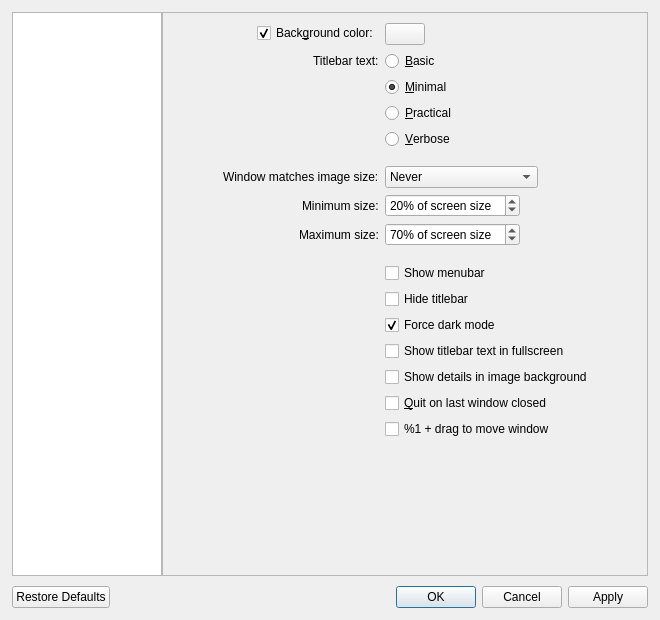
<?xml version="1.0" encoding="UTF-8"?>
<ui version="4.0">
 <class>QVOptionsDialog</class>
 <widget class="QDialog" name="QVOptionsDialog">
  <property name="windowModality">
   <enum>Qt::NonModal</enum>
  </property>
  <property name="geometry">
   <rect>
    <x>0</x>
    <y>0</y>
    <width>660</width>
    <height>620</height>
   </rect>
  </property>
  <property name="minimumSize">
   <size>
    <width>600</width>
    <height>400</height>
   </size>
  </property>
  <property name="windowTitle">
   <string>Settings</string>
  </property>
  <layout class="QVBoxLayout" name="verticalLayout">
   <property name="spacing">
    <number>10</number>
   </property>
   <property name="leftMargin">
    <number>12</number>
   </property>
   <property name="topMargin">
    <number>12</number>
   </property>
   <property name="rightMargin">
    <number>12</number>
   </property>
   <property name="bottomMargin">
    <number>12</number>
   </property>
   <item>
    <layout class="QHBoxLayout" name="horizontalLayout">
     <property name="spacing">
      <number>0</number>
     </property>
     <item>
      <widget class="QListWidget" name="categoryList">
       <property name="maximumSize">
        <size>
         <width>150</width>
         <height>16777215</height>
        </size>
       </property>
       <property name="horizontalScrollBarPolicy">
        <enum>Qt::ScrollBarAlwaysOff</enum>
       </property>
      </widget>
     </item>
     <item>
      <widget class="QStackedWidget" name="stackedWidget">
       <property name="currentIndex">
        <number>0</number>
       </property>
       <widget class="QScrollArea" name="windowScrollArea">
        <property name="widgetResizable">
         <bool>true</bool>
        </property>
        <widget class="QWidget" name="window">
         <property name="geometry">
          <rect>
           <x>0</x>
           <y>0</y>
           <width>482</width>
           <height>360</height>
          </rect>
         </property>
         <property name="sizePolicy">
          <sizepolicy hsizetype="Preferred" vsizetype="Fixed">
           <horstretch>0</horstretch>
           <verstretch>0</verstretch>
          </sizepolicy>
         </property>
         <layout class="QFormLayout" name="windowLayout">
          <property name="fieldGrowthPolicy">
           <enum>QFormLayout::FieldsStayAtSizeHint</enum>
          </property>
          <property name="labelAlignment">
           <set>Qt::AlignRight|Qt::AlignTrailing|Qt::AlignVCenter</set>
          </property>
          <property name="formAlignment">
           <set>Qt::AlignHCenter|Qt::AlignTop</set>
          </property>
          <property name="leftMargin">
           <number>10</number>
          </property>
          <property name="topMargin">
           <number>10</number>
          </property>
          <property name="rightMargin">
           <number>10</number>
          </property>
          <property name="bottomMargin">
           <number>10</number>
          </property>
          <item row="0" column="0">
           <widget class="QCheckBox" name="bgColorCheckbox">
            <property name="text">
             <string>Back&amp;ground color:</string>
            </property>
            <property name="checked">
             <bool>true</bool>
            </property>
           </widget>
          </item>
          <item row="0" column="1">
           <widget class="QPushButton" name="bgColorButton">
            <property name="focusPolicy">
             <enum>Qt::NoFocus</enum>
            </property>
           </widget>
          </item>
          <item row="1" column="0">
           <widget class="QLabel" name="label">
            <property name="toolTip">
             <string>Changes the amount of information displayed in the titlebar</string>
            </property>
            <property name="text">
             <string>Titlebar text:</string>
            </property>
           </widget>
          </item>
          <item row="1" column="1">
           <widget class="QRadioButton" name="titlebarRadioButton0">
            <property name="text">
             <string>&amp;Basic</string>
            </property>
           </widget>
          </item>
          <item row="2" column="1">
           <widget class="QRadioButton" name="titlebarRadioButton1">
            <property name="text">
             <string>&amp;Minimal</string>
            </property>
            <property name="checked">
             <bool>true</bool>
            </property>
           </widget>
          </item>
          <item row="3" column="1">
           <widget class="QRadioButton" name="titlebarRadioButton2">
            <property name="text">
             <string>&amp;Practical</string>
            </property>
           </widget>
          </item>
          <item row="4" column="1">
           <widget class="QRadioButton" name="titlebarRadioButton3">
            <property name="text">
             <string>&amp;Verbose</string>
            </property>
           </widget>
          </item>
          <item row="5" column="1">
           <spacer name="horizontalSpacer_4">
            <property name="orientation">
             <enum>Qt::Horizontal</enum>
            </property>
            <property name="sizeHint" stdset="0">
             <size>
              <width>40</width>
              <height>5</height>
             </size>
            </property>
           </spacer>
          </item>
          <item row="6" column="0">
           <widget class="QLabel" name="label_6">
            <property name="toolTip">
             <string>Control when the window should resize to fit the image's actual size</string>
            </property>
            <property name="text">
             <string>Window matches image size:</string>
            </property>
           </widget>
          </item>
          <item row="6" column="1">
           <widget class="QComboBox" name="windowResizeComboBox">
            <property name="toolTip">
             <string>Control when the window should resize to fit the image's actual size</string>
            </property>
            <property name="currentIndex">
             <number>0</number>
            </property>
            <item>
             <property name="text">
              <string>Never</string>
             </property>
            </item>
            <item>
             <property name="text">
              <string>When launching</string>
             </property>
            </item>
            <item>
             <property name="text">
              <string>When opening images</string>
             </property>
            </item>
           </widget>
          </item>
          <item row="7" column="0">
           <widget class="QLabel" name="minWindowResizeLabel">
            <property name="text">
             <string>Minimum size:</string>
            </property>
           </widget>
          </item>
          <item row="7" column="1">
           <widget class="QSpinBox" name="minWindowResizeSpinBox">
            <property name="toolTip">
             <string>Control the minimum size that the window should reach when matching the image's actual size</string>
            </property>
            <property name="suffix">
             <string>% of screen size</string>
            </property>
            <property name="minimum">
             <number>0</number>
            </property>
            <property name="maximum">
             <number>100</number>
            </property>
            <property name="singleStep">
             <number>5</number>
            </property>
            <property name="value">
             <number>20</number>
            </property>
           </widget>
          </item>
          <item row="8" column="0">
           <widget class="QLabel" name="maxWindowResizeLabel">
            <property name="toolTip">
             <string>Control the maximum size that the window should reach when matching the image's actual size</string>
            </property>
            <property name="text">
             <string>Maximum size:</string>
            </property>
           </widget>
          </item>
          <item row="8" column="1">
           <widget class="QSpinBox" name="maxWindowResizeSpinBox">
            <property name="toolTip">
             <string>Control the maximum size that the window should reach when matching the image's actual size</string>
            </property>
            <property name="suffix">
             <string>% of screen size</string>
            </property>
            <property name="minimum">
             <number>0</number>
            </property>
            <property name="maximum">
             <number>100</number>
            </property>
            <property name="singleStep">
             <number>5</number>
            </property>
            <property name="value">
             <number>70</number>
            </property>
           </widget>
          </item>
          <item row="9" column="1">
           <spacer name="horizontalSpacer_3">
            <property name="orientation">
             <enum>Qt::Horizontal</enum>
            </property>
            <property name="sizeHint" stdset="0">
             <size>
              <width>40</width>
              <height>5</height>
             </size>
            </property>
           </spacer>
          </item>
          <item row="10" column="1">
           <widget class="QCheckBox" name="menubarCheckbox">
            <property name="text">
             <string>Show menubar</string>
            </property>
           </widget>
          </item>
          <item row="11" column="1">
           <widget class="QCheckBox" name="hideTitlebarCheckbox">
            <property name="toolTip">
             <string extracomment="Hide the titlebar and only show the window controls"/>
            </property>
            <property name="text">
             <string>Hide titlebar</string>
            </property>
           </widget>
          </item>
          <item row="12" column="1">
           <widget class="QCheckBox" name="forceDarkModeCheckbox">
            <property name="toolTip">
             <string>Choose whether or not the titlebar should always be dark regardless of your chosen macOS appearance</string>
            </property>
            <property name="text">
             <string>Force dark mode</string>
            </property>
            <property name="checked">
             <bool>true</bool>
            </property>
           </widget>
          </item>
          <item row="13" column="1">
           <widget class="QCheckBox" name="detailsInFullscreen">
            <property name="toolTip">
             <string>Choose whether or not to display the titlebar text while in fullscreen</string>
            </property>
            <property name="text">
             <string>Show titlebar text in fullscreen</string>
            </property>
           </widget>
          </item>
          <item row="14" column="1">
           <widget class="QCheckBox" name="backgroundDetailsCheckbox">
            <property name="toolTip">
             <string>Show file details in the unused background around the image</string>
            </property>
            <property name="text">
             <string>Show details in image background</string>
            </property>
           </widget>
          </item>
          <item row="15" column="1">
           <widget class="QCheckBox" name="quitOnLastWindowCheckbox">
            <property name="text">
             <string>&amp;Quit on last window closed</string>
            </property>
           </widget>
          </item>
          <item row="16" column="1">
           <widget class="QCheckBox" name="ctrlDragCheckbox">
            <property name="toolTip">
             <string>Enable %1 + drag to move the window</string>
            </property>
            <property name="text">
             <string>%1 + drag to move window</string>
            </property>
            <property name="checked">
             <bool>false</bool>
            </property>
           </widget>
          </item>
         </layout>
        </widget>
       </widget>
       <widget class="QScrollArea" name="imageScrollArea">
        <property name="widgetResizable">
         <bool>true</bool>
        </property>
        <widget class="QWidget" name="image">
         <property name="geometry">
          <rect>
           <x>0</x>
           <y>0</y>
           <width>482</width>
           <height>297</height>
          </rect>
         </property>
         <property name="sizePolicy">
          <sizepolicy hsizetype="Preferred" vsizetype="Fixed">
           <horstretch>0</horstretch>
           <verstretch>0</verstretch>
          </sizepolicy>
         </property>
         <layout class="QFormLayout" name="imageLayout">
          <property name="fieldGrowthPolicy">
           <enum>QFormLayout::FieldsStayAtSizeHint</enum>
          </property>
          <property name="labelAlignment">
           <set>Qt::AlignRight|Qt::AlignTrailing|Qt::AlignVCenter</set>
          </property>
          <property name="formAlignment">
           <set>Qt::AlignHCenter|Qt::AlignTop</set>
          </property>
          <property name="leftMargin">
           <number>10</number>
          </property>
          <property name="topMargin">
           <number>10</number>
          </property>
          <property name="rightMargin">
           <number>10</number>
          </property>
          <property name="bottomMargin">
           <number>10</number>
          </property>
          <item row="0" column="0">
           <widget class="QLabel" name="label_2">
            <property name="text">
             <string>Scaling:</string>
            </property>
           </widget>
          </item>
          <item row="0" column="1">
           <widget class="QCheckBox" name="filteringCheckbox">
            <property name="toolTip">
             <string>Turn this off to see individual pixels</string>
            </property>
            <property name="text">
             <string>&amp;Bilinear filtering</string>
            </property>
            <property name="checked">
             <bool>true</bool>
            </property>
           </widget>
          </item>
          <item row="1" column="1">
           <widget class="QCheckBox" name="scalingCheckbox">
            <property name="toolTip">
             <string>Images appear aliased (having jagged edges) without this, but it is faster</string>
            </property>
            <property name="text">
             <string>&amp;Image scaling</string>
            </property>
            <property name="checked">
             <bool>true</bool>
            </property>
           </widget>
          </item>
          <item row="2" column="1">
           <widget class="QCheckBox" name="scalingTwoCheckbox">
            <property name="toolTip">
             <string>Choose whether or not the image continues to be scaled when zooming above the window size (can be laggier with large images)</string>
            </property>
            <property name="text">
             <string>&amp;Scaling above window size</string>
            </property>
            <property name="checked">
             <bool>true</bool>
            </property>
           </widget>
          </item>
          <item row="3" column="1">
           <spacer name="horizontalSpacer_2">
            <property name="orientation">
             <enum>Qt::Horizontal</enum>
            </property>
            <property name="sizeHint" stdset="0">
             <size>
              <width>40</width>
              <height>5</height>
             </size>
            </property>
           </spacer>
          </item>
          <item row="4" column="0">
           <widget class="QLabel" name="label_3">
            <property name="toolTip">
             <string>The amount to zoom every scroll wheel click</string>
            </property>
            <property name="text">
             <string>Zoom amount:</string>
            </property>
           </widget>
          </item>
          <item row="4" column="1">
           <widget class="QSpinBox" name="scaleFactorSpinBox">
            <property name="toolTip">
             <string>The amount to zoom every scroll wheel click</string>
            </property>
            <property name="suffix">
             <string notr="true">%</string>
            </property>
            <property name="minimum">
             <number>1</number>
            </property>
            <property name="maximum">
             <number>200</number>
            </property>
            <property name="singleStep">
             <number>5</number>
            </property>
            <property name="value">
             <number>25</number>
            </property>
           </widget>
          </item>
          <item row="5" column="0">
           <widget class="QLabel" name="label_9">
            <property name="toolTip">
             <string>When enabled, the scrolling action zooms the image</string>
            </property>
            <property name="text">
             <string>Scrolling behavior:</string>
            </property>
           </widget>
          </item>
          <item row="5" column="1">
           <widget class="QComboBox" name="scrollZoomsComboBox">
            <property name="currentText">
             <string>Auto</string>
            </property>
            <property name="currentIndex">
             <number>1</number>
            </property>
            <item>
             <property name="text">
              <string>Zoom</string>
             </property>
            </item>
            <item>
             <property name="text">
              <string>Auto</string>
             </property>
            </item>
            <item>
             <property name="text">
              <string>Scroll</string>
             </property>
            </item>
           </widget>
          </item>
          <item row="6" column="1">
           <widget class="QCheckBox" name="cursorZoomCheckbox">
            <property name="toolTip">
             <string>Choose whether or not zooming in and out above 100% zoom will zoom towards the cursor</string>
            </property>
            <property name="text">
             <string>Zoom &amp;towards cursor</string>
            </property>
            <property name="checked">
             <bool>true</bool>
            </property>
           </widget>
          </item>
          <item row="7" column="1">
           <widget class="QCheckBox" name="fractionalZoomCheckbox">
            <property name="toolTip">
             <string>Use hardware fractional scroll wheel steps when zooming, or always zoom with distinct steps</string>
            </property>
            <property name="text">
             <string>Fractional zooming</string>
            </property>
           </widget>
          </item>
          <item row="8" column="1">
           <spacer name="horizontalSpacer">
            <property name="orientation">
             <enum>Qt::Horizontal</enum>
            </property>
            <property name="sizeHint" stdset="0">
             <size>
              <width>40</width>
              <height>5</height>
             </size>
            </property>
           </spacer>
          </item>
          <item row="9" column="0">
           <widget class="QLabel" name="cropModeLabel">
            <property name="toolTip">
             <string>Ignores select sides of an image when fitting to window (some sides will extend beyond the window boundaries)</string>
            </property>
            <property name="text">
             <string>On window resize:</string>
            </property>
           </widget>
          </item>
          <item row="9" column="1">
           <widget class="QComboBox" name="cropModeComboBox">
            <property name="sizePolicy">
             <sizepolicy hsizetype="Preferred" vsizetype="Preferred">
              <horstretch>0</horstretch>
              <verstretch>0</verstretch>
             </sizepolicy>
            </property>
            <property name="toolTip">
             <string>Ignores select sides of an image when fitting to window (some sides will extend beyond the window boundaries)</string>
            </property>
            <item>
             <property name="text">
              <string>Fit whole image</string>
             </property>
            </item>
            <item>
             <property name="text">
              <string>Fit height</string>
             </property>
            </item>
            <item>
             <property name="text">
              <string>Fit width</string>
             </property>
            </item>
           </widget>
          </item>
          <item row="10" column="1">
           <widget class="QCheckBox" name="pastActualSizeCheckbox">
            <property name="toolTip">
             <string>Stop the image from going past its actual size when resizing the window - you can still zoom past it though</string>
            </property>
            <property name="text">
             <string>Image resizes &amp;past actual size</string>
            </property>
            <property name="checked">
             <bool>true</bool>
            </property>
           </widget>
          </item>
          <item row="11" column="1">
           <spacer name="horizontalSpacer_9">
            <property name="orientation">
             <enum>Qt::Horizontal</enum>
            </property>
            <property name="sizeHint" stdset="0">
             <size>
              <width>40</width>
              <height>5</height>
             </size>
            </property>
           </spacer>
          </item>
          <item row="12" column="0">
           <widget class="QLabel" name="colorSpaceConversionLabel">
            <property name="text">
             <string>Color space conversion:</string>
            </property>
           </widget>
          </item>
          <item row="12" column="1">
           <widget class="QComboBox" name="colorSpaceConversionComboBox">
            <property name="sizePolicy">
             <sizepolicy hsizetype="Preferred" vsizetype="Preferred">
              <horstretch>0</horstretch>
              <verstretch>0</verstretch>
             </sizepolicy>
            </property>
            <item>
             <property name="text">
              <string>Disabled</string>
             </property>
            </item>
            <item>
             <property name="text">
              <string>Auto-detect</string>
             </property>
            </item>
            <item>
             <property name="text">
              <string>sRGB</string>
             </property>
            </item>
            <item>
             <property name="text">
              <string>Display P3</string>
             </property>
            </item>
           </widget>
          </item>
         </layout>
        </widget>
       </widget>
       <widget class="QScrollArea" name="miscScrollArea">
        <property name="widgetResizable">
         <bool>true</bool>
        </property>
        <widget class="QWidget" name="misc">
         <property name="geometry">
          <rect>
           <x>0</x>
           <y>0</y>
           <width>482</width>
           <height>467</height>
          </rect>
         </property>
         <property name="sizePolicy">
          <sizepolicy hsizetype="Preferred" vsizetype="Fixed">
           <horstretch>0</horstretch>
           <verstretch>0</verstretch>
          </sizepolicy>
         </property>
         <layout class="QFormLayout" name="miscLayout">
          <property name="fieldGrowthPolicy">
           <enum>QFormLayout::FieldsStayAtSizeHint</enum>
          </property>
          <property name="labelAlignment">
           <set>Qt::AlignRight|Qt::AlignTrailing|Qt::AlignVCenter</set>
          </property>
          <property name="formAlignment">
           <set>Qt::AlignHCenter|Qt::AlignTop</set>
          </property>
          <property name="leftMargin">
           <number>10</number>
          </property>
          <property name="topMargin">
           <number>10</number>
          </property>
          <property name="rightMargin">
           <number>10</number>
          </property>
          <property name="bottomMargin">
           <number>10</number>
          </property>
          <item row="0" column="0">
           <widget class="QLabel" name="langComboLabel">
            <property name="text">
             <string>Language:</string>
            </property>
           </widget>
          </item>
          <item row="0" column="1">
           <widget class="QComboBox" name="langComboBox"/>
          </item>
          <item row="1" column="0">
           <widget class="QLabel" name="label_8">
            <property name="text">
             <string>Sort files by:</string>
            </property>
           </widget>
          </item>
          <item row="1" column="1">
           <widget class="QComboBox" name="sortComboBox">
            <item>
             <property name="text">
              <string>Name</string>
             </property>
            </item>
            <item>
             <property name="text">
              <string>Date Modified</string>
             </property>
            </item>
            <item>
             <property name="text">
              <string>Date Created</string>
             </property>
            </item>
            <item>
             <property name="text">
              <string>Size</string>
             </property>
            </item>
            <item>
             <property name="text">
              <string>Type</string>
             </property>
            </item>
            <item>
             <property name="text">
              <string>Random</string>
             </property>
            </item>
           </widget>
          </item>
          <item row="2" column="1">
           <widget class="QRadioButton" name="descendingRadioButton0">
            <property name="text">
             <string>A&amp;scending</string>
            </property>
            <property name="checked">
             <bool>true</bool>
            </property>
           </widget>
          </item>
          <item row="3" column="1">
           <widget class="QRadioButton" name="descendingRadioButton1">
            <property name="text">
             <string>D&amp;escending</string>
            </property>
           </widget>
          </item>
          <item row="4" column="1">
           <spacer name="horizontalSpacer_6">
            <property name="orientation">
             <enum>Qt::Horizontal</enum>
            </property>
            <property name="sizeHint" stdset="0">
             <size>
              <width>40</width>
              <height>5</height>
             </size>
            </property>
           </spacer>
          </item>
          <item row="5" column="0">
           <widget class="QLabel" name="label_7">
            <property name="toolTip">
             <string>Controls the amount of images preloaded</string>
            </property>
            <property name="text">
             <string>Preloading:</string>
            </property>
           </widget>
          </item>
          <item row="5" column="1">
           <widget class="QComboBox" name="preloadingComboBox">
            <property name="toolTip">
             <string>Controls the amount of images preloaded</string>
            </property>
            <property name="currentIndex">
             <number>0</number>
            </property>
            <item>
             <property name="text">
              <string>Disabled</string>
             </property>
            </item>
            <item>
             <property name="text">
              <string>Adjacent</string>
             </property>
            </item>
            <item>
             <property name="text">
              <string>Extended</string>
             </property>
            </item>
           </widget>
          </item>
          <item row="6" column="1">
           <widget class="QCheckBox" name="loopFoldersCheckbox">
            <property name="toolTip">
             <string>Controls whether or not qView should go back to the first item after reaching the end of a folder</string>
            </property>
            <property name="text">
             <string>&amp;Loop through folders</string>
            </property>
            <property name="checked">
             <bool>true</bool>
            </property>
           </widget>
          </item>
          <item row="7" column="1">
           <spacer name="horizontalSpacer_5">
            <property name="orientation">
             <enum>Qt::Horizontal</enum>
            </property>
            <property name="sizeHint" stdset="0">
             <size>
              <width>40</width>
              <height>5</height>
             </size>
            </property>
           </spacer>
          </item>
          <item row="8" column="0">
           <widget class="QLabel" name="label_4">
            <property name="text">
             <string>Slideshow direction:</string>
            </property>
           </widget>
          </item>
          <item row="8" column="1">
           <widget class="QComboBox" name="slideshowDirectionComboBox">
            <item>
             <property name="text">
              <string>Forward</string>
             </property>
            </item>
            <item>
             <property name="text">
              <string>Backward</string>
             </property>
            </item>
           </widget>
          </item>
          <item row="9" column="0">
           <widget class="QLabel" name="label_5">
            <property name="text">
             <string>Slideshow timer:</string>
            </property>
           </widget>
          </item>
          <item row="9" column="1">
           <widget class="QDoubleSpinBox" name="slideshowTimerSpinBox">
            <property name="suffix">
             <string> sec</string>
            </property>
            <property name="decimals">
             <number>1</number>
            </property>
            <property name="minimum">
             <double>0.100000000000000</double>
            </property>
            <property name="maximum">
             <double>999.899999999999977</double>
            </property>
            <property name="singleStep">
             <double>0.100000000000000</double>
            </property>
           </widget>
          </item>
          <item row="10" column="1">
           <spacer name="horizontalSpacer_7">
            <property name="orientation">
             <enum>Qt::Horizontal</enum>
            </property>
            <property name="sizeHint" stdset="0">
             <size>
              <width>40</width>
              <height>5</height>
             </size>
            </property>
           </spacer>
          </item>
          <item row="11" column="0">
           <widget class="QLabel" name="label_10">
            <property name="text">
             <string>After deletion:</string>
            </property>
           </widget>
          </item>
          <item row="11" column="1">
           <widget class="QComboBox" name="afterDeletionComboBox">
            <property name="currentIndex">
             <number>1</number>
            </property>
            <item>
             <property name="text">
              <string>Move Back</string>
             </property>
            </item>
            <item>
             <property name="text">
              <string>Do Nothing</string>
             </property>
            </item>
            <item>
             <property name="text">
              <string>Move Forward</string>
             </property>
            </item>
           </widget>
          </item>
          <item row="12" column="1">
           <widget class="QCheckBox" name="askDeleteCheckbox">
            <property name="text">
             <string>&amp;Ask before deleting files</string>
            </property>
           </widget>
          </item>
          <item row="13" column="1">
           <spacer name="horizontalSpacer_8">
            <property name="orientation">
             <enum>Qt::Horizontal</enum>
            </property>
            <property name="sizeHint" stdset="0">
             <size>
              <width>40</width>
              <height>5</height>
             </size>
            </property>
           </spacer>
          </item>
          <item row="14" column="1">
           <widget class="QCheckBox" name="mimeContentDetectionCheckbox">
            <property name="toolTip">
             <string>Detect supported files in folder even if extension isn't recognized (may be slow with larger/network folders)</string>
            </property>
            <property name="text">
             <string>Allow &amp;MIME content detection</string>
            </property>
           </widget>
          </item>
          <item row="15" column="1">
           <widget class="QCheckBox" name="saveRecentsCheckbox">
            <property name="text">
             <string>Save &amp;recent files</string>
            </property>
           </widget>
          </item>
          <item row="16" column="1">
           <widget class="QCheckBox" name="updateCheckbox">
            <property name="text">
             <string extracomment="The notifications are for new qView releases">&amp;Update notifications on startup</string>
            </property>
           </widget>
          </item>
          <item row="17" column="1">
           <widget class="QCheckBox" name="skipHiddenCheckbox">
            <property name="toolTip">
             <string>Skip hidden files when browsing to the next/previous file</string>
            </property>
            <property name="text">
             <string extracomment="Don't view files with 'hidden' attribute">Skip hidden files</string>
            </property>
           </widget>
          </item>
         </layout>
        </widget>
       </widget>
       <widget class="QWidget" name="shortcuts">
        <layout class="QVBoxLayout" name="verticalLayout_2">
         <property name="leftMargin">
          <number>10</number>
         </property>
         <property name="topMargin">
          <number>0</number>
         </property>
         <property name="rightMargin">
          <number>0</number>
         </property>
         <property name="bottomMargin">
          <number>0</number>
         </property>
         <item>
          <widget class="QTableWidget" name="shortcutsTable">
           <property name="editTriggers">
            <set>QAbstractItemView::NoEditTriggers</set>
           </property>
           <property name="alternatingRowColors">
            <bool>true</bool>
           </property>
           <property name="selectionMode">
            <enum>QAbstractItemView::SingleSelection</enum>
           </property>
           <property name="selectionBehavior">
            <enum>QAbstractItemView::SelectRows</enum>
           </property>
           <property name="showGrid">
            <bool>false</bool>
           </property>
           <property name="rowCount">
            <number>0</number>
           </property>
           <property name="columnCount">
            <number>2</number>
           </property>
           <attribute name="horizontalHeaderCascadingSectionResizes">
            <bool>true</bool>
           </attribute>
           <attribute name="horizontalHeaderDefaultSectionSize">
            <number>150</number>
           </attribute>
           <attribute name="horizontalHeaderHighlightSections">
            <bool>false</bool>
           </attribute>
           <attribute name="horizontalHeaderStretchLastSection">
            <bool>true</bool>
           </attribute>
           <attribute name="verticalHeaderVisible">
            <bool>false</bool>
           </attribute>
           <column>
            <property name="text">
             <string>Action</string>
            </property>
           </column>
           <column>
            <property name="text">
             <string>Shortcuts</string>
            </property>
           </column>
          </widget>
         </item>
        </layout>
       </widget>
      </widget>
     </item>
    </layout>
   </item>
   <item>
    <widget class="QDialogButtonBox" name="buttonBox">
     <property name="focusPolicy">
      <enum>Qt::NoFocus</enum>
     </property>
     <property name="orientation">
      <enum>Qt::Horizontal</enum>
     </property>
     <property name="standardButtons">
      <set>QDialogButtonBox::Apply|QDialogButtonBox::Cancel|QDialogButtonBox::Ok|QDialogButtonBox::RestoreDefaults</set>
     </property>
    </widget>
   </item>
  </layout>
 </widget>
 <resources/>
 <connections>
  <connection>
   <sender>buttonBox</sender>
   <signal>rejected()</signal>
   <receiver>QVOptionsDialog</receiver>
   <slot>reject()</slot>
   <hints>
    <hint type="sourcelabel">
     <x>325</x>
     <y>332</y>
    </hint>
    <hint type="destinationlabel">
     <x>286</x>
     <y>274</y>
    </hint>
   </hints>
  </connection>
  <connection>
   <sender>buttonBox</sender>
   <signal>accepted()</signal>
   <receiver>QVOptionsDialog</receiver>
   <slot>accept()</slot>
   <hints>
    <hint type="sourcelabel">
     <x>257</x>
     <y>332</y>
    </hint>
    <hint type="destinationlabel">
     <x>157</x>
     <y>274</y>
    </hint>
   </hints>
  </connection>
 </connections>
</ui>
